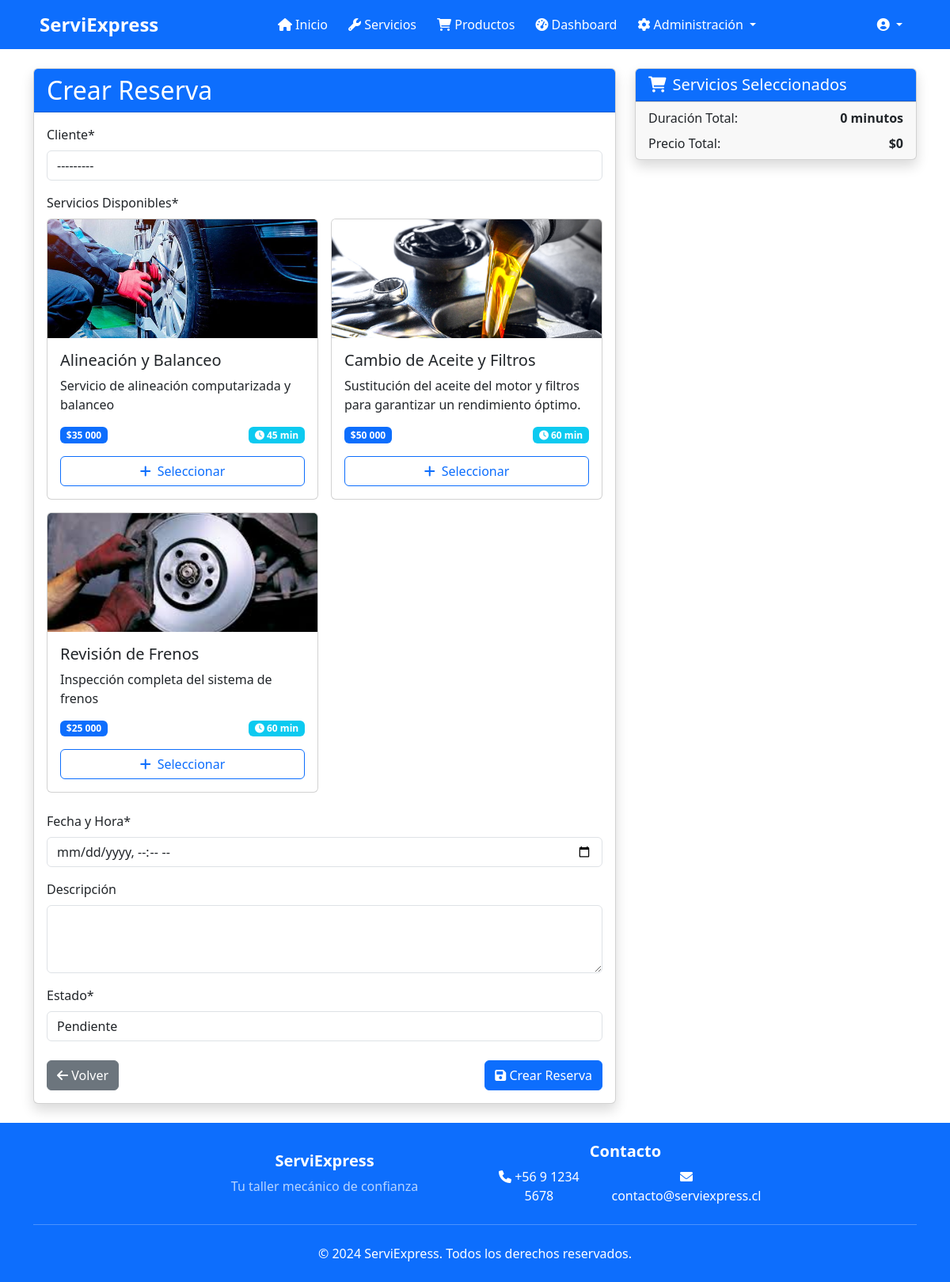
/management/reservations/add/ (signed in), run on the app's committed database.
### workshop/models.py (models this page shows)
class Product(models.Model):
    CATEGORY_CHOICES = [
        ('product', 'Producto'),
        ('service', 'Servicio'),
    ]
    name = models.CharField(max_length=100)
    description = models.TextField()
    price = models.DecimalField(max_digits=10, decimal_places=2)
    stock = models.IntegerField()
    image = models.ImageField(upload_to='products/', null=True, blank=True)
    category = models.CharField(max_length=10, choices=CATEGORY_CHOICES, default='product')
    duration = models.PositiveIntegerField(null=True, blank=True, help_text='Duración estimada en minutos')
    def __str__(self):
        return self.name
    class Meta:
        ordering = ['category', 'name']

### workshop/views/admin_reservation_views.py (the view)
# urls.py: path('management/reservations/add/', admin_reservation_views.admin_reservation_form, name='admin_reservation_add'),
@login_required
@reservation_management_required
def admin_reservation_form(request, reservation_id=None):
    if reservation_id:
        reservation = get_object_or_404(Reservation, id=reservation_id)
        action = 'Editar'
    else:
        reservation = None
        action = 'Crear'
    if request.method == 'POST':
        form = AdminReservationForm(request.POST, instance=reservation)
        if form.is_valid():
            form.save()
            messages.success(request, f'Reserva {action.lower()}da exitosamente.')
            return redirect('admin_reservation_list')
    else:
        form = AdminReservationForm(instance=reservation)
    services = Product.objects.filter(category='service')
    return render(request, 'workshop/admin/reservation_form.html', {
        'form': form,
        'reservation': reservation,
        'action': action,
        'services': services
    })

### workshop/models.py (called while the page is built)
    def __str__(self):
        return f"{self.user.get_full_name()} ({self.rut})"

### templates/workshop/admin/reservation_form.html (shortened to what this page needs)
{% extends 'base.html' %}
{% load widget_tweaks %}
{% load humanize %}
{% block content %}
<div class="container py-4">
    <div class="row">
        <div class="col-md-8">
            <div class="card shadow">
                <div class="card-header bg-primary text-white">
                    <h2 class="card-title mb-0">{{ action }} Reserva</h2>
                </div>
                <div class="card-body">
                    <form method="post" id="reservationForm">
                        <div class="mb-3">
                            <label for="{{ form.client.id_for_label }}" class="form-label">Cliente*</label>
                            {% render_field form.client class="form-control" %}
                        </div>
                        <div class="mb-4">
                            <label class="form-label">Servicios Disponibles*</label>
                            <div class="row g-3">
                                {% for service in services %}
                                    <div class="col-md-6">
                                        <div class="card h-100 service-card" id="service-card-{{ service.id }}">
                                            {% if service.image %}
                                                <img src="{{ service.image.url }}" class="card-img-top" alt="{{ service.name }}"
                                                     style="height: 150px; object-fit: cover;">
                                            {% endif %}
                                            <div class="card-body">
                                                <h5 class="card-title">{{ service.name }}</h5>
                                                <p class="card-text">{{ service.description }}</p>
                                                <div class="d-flex justify-content-between align-items-center mb-3">
                                                    <span class="badge bg-primary">${{ service.price|floatformat:0|intcomma }}</span>
                                                    <span class="badge bg-info">
                                                        <i class="fas fa-clock"></i> {{ service.duration }} min
                                                    </span>
                                                </div>
                                                <button type="button" class="btn btn-outline-primary w-100 service-btn"
                                                        id="btn-service-{{ service.id }}"
                                                        onclick="toggleService({{ service.id }}, '{{ service.name }}', {{ service.duration }}, {{ service.price }})">
                                                    <i class="fas fa-plus me-2"></i>Seleccionar
                                                </button>
                                            </div>
                                        </div>
                                    </div>
                                {% endfor %}
                            </div>
                        </div>
                        <div class="mb-3">
                            <label for="{{ form.service_date.id_for_label }}" class="form-label">Fecha y Hora*</label>
                            {% render_field form.service_date class="form-control" type="datetime-local" %}
                        </div>
                        <div class="mb-3">
                            <label for="{{ form.description.id_for_label }}" class="form-label">Descripción</label>
                            {% render_field form.description class="form-control" rows="3" %}
                        </div>
                        <div class="mb-4">
                            <label for="{{ form.status.id_for_label }}" class="form-label">Estado*</label>
                            {% render_field form.status class="form-control" %}
                        </div>
                        <div class="d-flex justify-content-between">
                            <a href="{% url 'admin_reservation_list' %}" class="btn btn-secondary">
                                <i class="fas fa-arrow-left"></i> Volver
                            </a>
                            <button type="submit" class="btn btn-primary">
                                <i class="fas fa-save"></i> {{ action }} Reserva
                            </button>
                        </div>
                    </form>
                </div>
            </div>
        </div>
        <div class="col-md-4">
            <div class="card shadow sticky-top" style="top: 1rem;">
                <div class="card-header bg-primary text-white">
                    <h5 class="card-title mb-0">
                        <i class="fas fa-shopping-cart me-2"></i>Servicios Seleccionados
                    </h5>
                </div>
                <div class="card-footer">
                    <div class="d-flex justify-content-between mb-2">
                        <span>Duración Total:</span>
                        <strong id="totalDuration">0 minutos</strong>
                    </div>
                    <div class="d-flex justify-content-between">
                        <span>Precio Total:</span>
                        <strong id="totalPrice">$0</strong>
                    </div>
                </div>
            </div>
        </div>
    </div>
</div>
{% endblock %}

### templates/base.html (style rules this page uses)
body { display: flex; flex-direction: column; min-height: 100vh; margin: 0; }

### templates/workshop/admin/reservation_form.html (style rules this page uses)
.service-card { transition: transform 0.3s ease, box-shadow 0.3s ease; }
.sticky-top { z-index: 100; }

### data on the page
Product: image (picture), name "Alineación y Balanceo", description "Servicio de alineación computarizada y balanceo", price "35 000", duration "45"
Product: image (picture), name "Cambio de Aceite y Filtros", description "Sustitución del aceite del motor y filtros para garantizar un rendimiento óptimo.", price "50 000", duration "60"
Product: image (picture), name "Revisión de Frenos", description "Inspección completa del sistema de frenos", price "25 000", duration "60"

### other printed values
{{ action }} "Crear"
